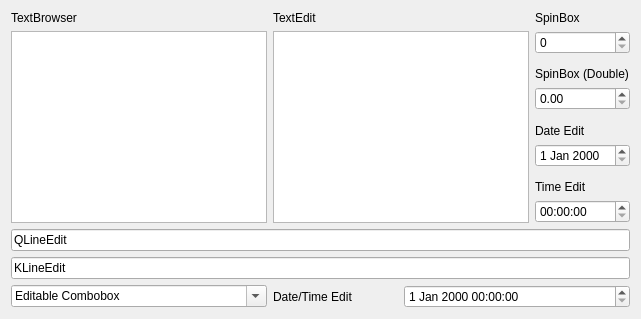
      <widget class="QWidget" name="tab_11" >
       <attribute name="title" >
        <string>Input</string>
       </attribute>
       <layout class="QGridLayout" >
        <item row="0" column="0" >
         <widget class="QLabel" name="label" >
          <property name="sizePolicy" >
           <sizepolicy vsizetype="Minimum" hsizetype="Preferred" >
            <horstretch>0</horstretch>
            <verstretch>0</verstretch>
           </sizepolicy>
          </property>
          <property name="text" >
           <string>TextBrowser</string>
          </property>
         </widget>
        </item>
        <item row="0" column="1" >
         <widget class="QLabel" name="label_2" >
          <property name="sizePolicy" >
           <sizepolicy vsizetype="Minimum" hsizetype="Preferred" >
            <horstretch>0</horstretch>
            <verstretch>0</verstretch>
           </sizepolicy>
          </property>
          <property name="text" >
           <string>TextEdit</string>
          </property>
         </widget>
        </item>
        <item row="0" column="3" >
         <widget class="QLabel" name="label_3" >
          <property name="sizePolicy" >
           <sizepolicy vsizetype="Minimum" hsizetype="Preferred" >
            <horstretch>0</horstretch>
            <verstretch>0</verstretch>
           </sizepolicy>
          </property>
          <property name="text" >
           <string>SpinBox</string>
          </property>
         </widget>
        </item>
        <item rowspan="7" row="1" column="0" >
         <widget class="QTextBrowser" name="textBrowser" />
        </item>
        <item rowspan="7" row="1" column="1" colspan="2" >
         <widget class="QTextEdit" name="textEdit" />
        </item>
        <item row="1" column="3" >
         <widget class="QSpinBox" name="spinBox" />
        </item>
        <item row="2" column="3" >
         <widget class="QLabel" name="label_4" >
          <property name="sizePolicy" >
           <sizepolicy vsizetype="MinimumExpanding" hsizetype="Preferred" >
            <horstretch>0</horstretch>
            <verstretch>0</verstretch>
           </sizepolicy>
          </property>
          <property name="text" >
           <string>SpinBox (Double)</string>
          </property>
          <property name="alignment" >
           <set>Qt::AlignBottom|Qt::AlignLeading|Qt::AlignLeft</set>
          </property>
         </widget>
        </item>
        <item row="3" column="3" >
         <widget class="QDoubleSpinBox" name="doubleSpinBox" />
        </item>
        <item row="4" column="3" >
         <widget class="QLabel" name="label_5" >
          <property name="sizePolicy" >
           <sizepolicy vsizetype="MinimumExpanding" hsizetype="Preferred" >
            <horstretch>0</horstretch>
            <verstretch>0</verstretch>
           </sizepolicy>
          </property>
          <property name="text" >
           <string>Date Edit</string>
          </property>
          <property name="alignment" >
           <set>Qt::AlignBottom|Qt::AlignLeading|Qt::AlignLeft</set>
          </property>
         </widget>
        </item>
        <item row="5" column="3" >
         <widget class="QDateEdit" name="dateEdit" />
        </item>
        <item row="6" column="3" >
         <widget class="QLabel" name="label_6" >
          <property name="sizePolicy" >
           <sizepolicy vsizetype="MinimumExpanding" hsizetype="Preferred" >
            <horstretch>0</horstretch>
            <verstretch>0</verstretch>
           </sizepolicy>
          </property>
          <property name="text" >
           <string>Time Edit</string>
          </property>
          <property name="alignment" >
           <set>Qt::AlignBottom|Qt::AlignLeading|Qt::AlignLeft</set>
          </property>
         </widget>
        </item>
        <item row="7" column="3" >
         <widget class="QTimeEdit" name="timeEdit" />
        </item>
        <item row="8" column="0" colspan="4" >
         <widget class="QLineEdit" name="lineEdit" >
          <property name="text" >
           <string>QLineEdit</string>
          </property>
         </widget>
        </item>
        <item row="9" column="0" colspan="4" >
         <widget class="KLineEdit" name="klineedit" >
          <property name="text" >
           <string>KLineEdit</string>
          </property>
         </widget>
        </item>
        <item row="10" column="0" >
         <widget class="QComboBox" name="comboBox" >
          <property name="editable" >
           <bool>true</bool>
          </property>
          <item>
           <property name="text" >
            <string>Editable Combobox</string>
           </property>
          </item>
          <item>
           <property name="text" >
            <string>An Item</string>
           </property>
          </item>
         </widget>
        </item>
        <item row="10" column="1" >
         <widget class="QLabel" name="label_7" >
          <property name="text" >
           <string>Date/Time Edit</string>
          </property>
         </widget>
        </item>
        <item row="10" column="2" colspan="2" >
         <widget class="QDateTimeEdit" name="dateTimeEdit" />
        </item>
       </layout>
      </widget>
